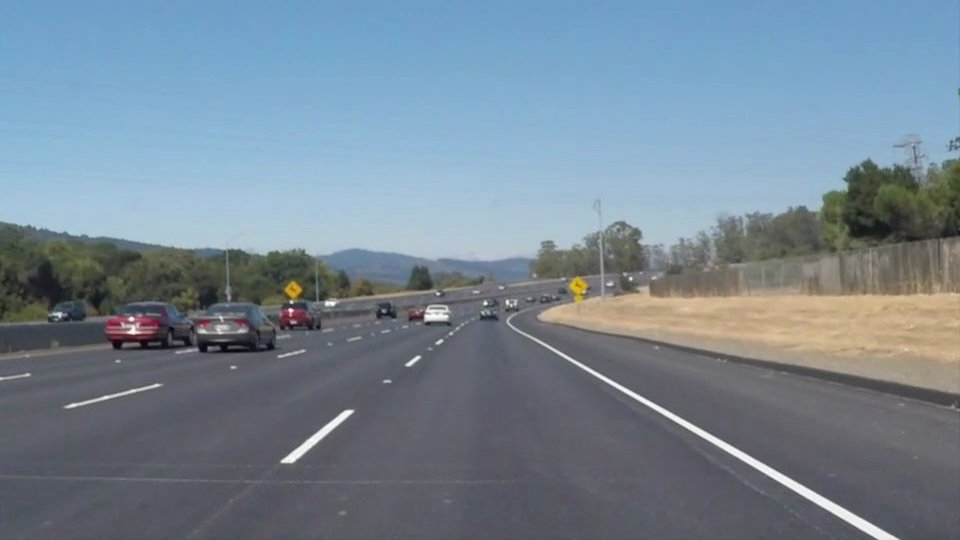
#> input picture deprecated/test_images/solidWhiteCurve.jpg, 960 x 540 px, found by its file name
$ jupyter execute lane-detection-boilerplate.ipynb
#> lines starting #> are read from the running program, lines starting #| are printed output that depends on the picture; after the words box and inside, x2 and y2 are one past the last pixel; in counts of white or black regions, pixels touching at a corner belong together
[cell 1]
import matplotlib.pyplot as plt
import cv2
import numpy as np

[cell 2]
image = cv2.imread('test_images/solidWhiteCurve.jpg')
#> image is the input picture: shape (540, 960, 3); mean B, G, R 148.1, 134.5, 118.5
print('This image is:', type(image), 'with dimension:', image.shape)
#| This image is: <class 'numpy.ndarray'> with dimension: (540, 960, 3)
plt.figure(figsize = (10, 10))
plt.subplot(1, 2, 1)
plt.imshow(cv2.cvtColor(image, cv2.COLOR_BGR2RGB))
plt.subplot(1, 2, 2)
plt.imshow(cv2.cvtColor(image, cv2.COLOR_BGR2GRAY), cmap = 'gray')
plt.show()
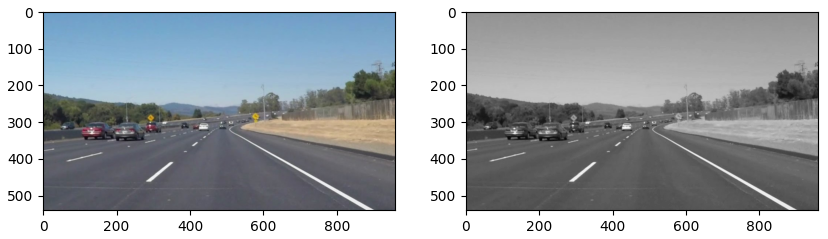
#> figure drawn by matplotlib, 2 panels

[cell 3]
import math

def grayscale(img):
    return cv2.cvtColor(img, cv2.COLOR_BGR2GRAY)
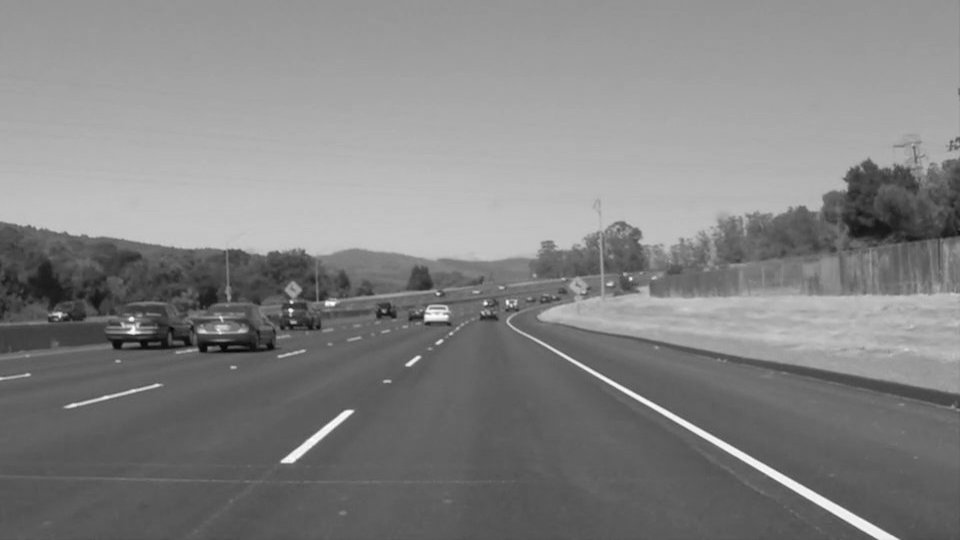
#> returned value: shape (540, 960); min 5, max 255, mean 131.2

def canny(img, low_threshold, high_threshold):
#> called with low_threshold = 100, high_threshold = 150
    return cv2.Canny(img, low_threshold, high_threshold)
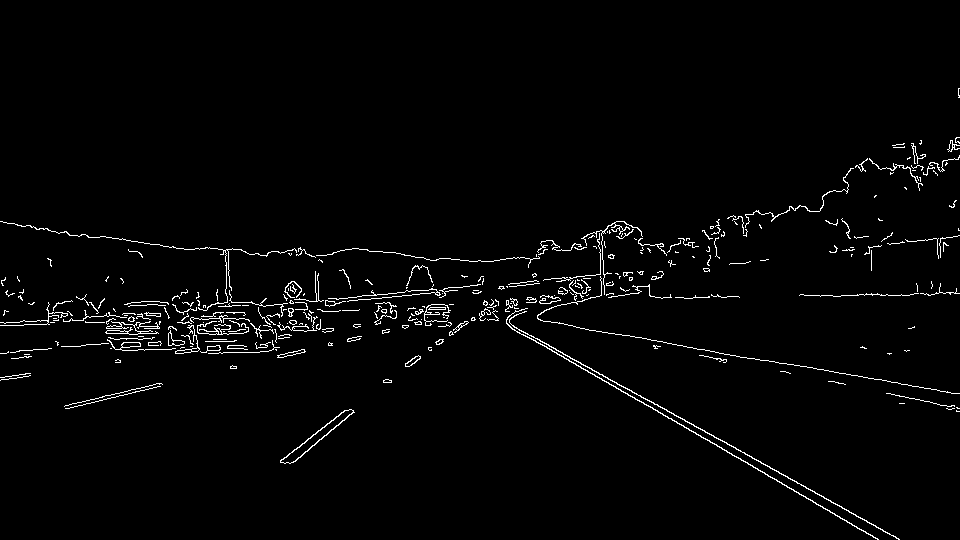
#> returned value: shape (540, 960); 2.1% white in thin lines or dots, all inside (x1, y1, x2, y2) = (0, 88, 960, 540)

def gaussian_blur(img, kernel_size):
#> called with kernel_size = 5
    return cv2.GaussianBlur(img, (kernel_size, kernel_size), 0)
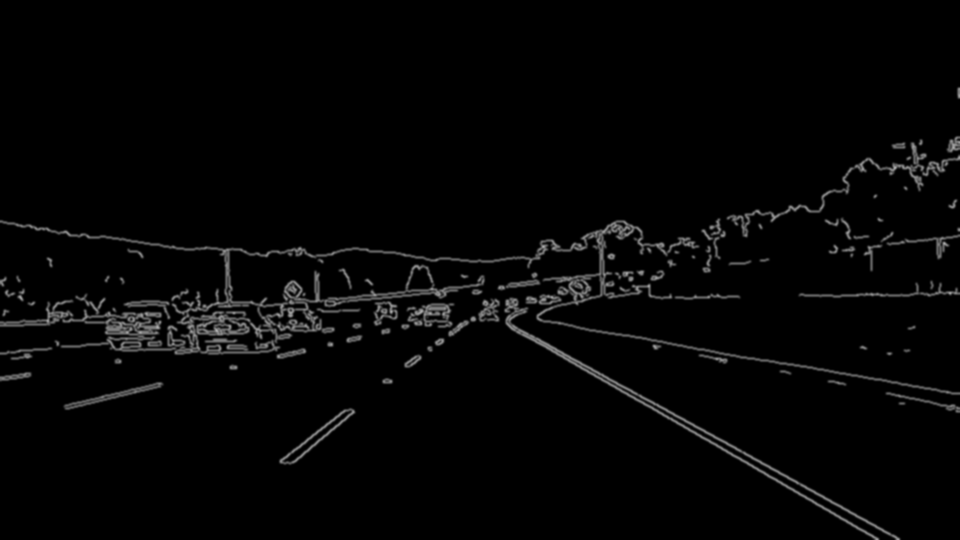
#> returned value: shape (540, 960); min 0, max 174, mean 5.3

def region_of_interest(img, vertices):
    mask = np.zeros_like(img)
    if len(img.shape) > 2:
        channel_count = img.shape[2]
        ignore_mask_color = (255,) * channel_count
    else:
        ignore_mask_color = 255
    cv2.fillPoly(mask, vertices, ignore_mask_color)
    masked_image = cv2.bitwise_and(img, mask)
    return masked_image

[cell 4]
plt.figure(figsize = (15, 10))

plt.subplot(2, 2, 1)
plt.imshow(grayscale(image), cmap = 'gray')
plt.title('grayscale')

plt.subplot(2, 2, 2)
plt.imshow(canny(image, 100, 150))
plt.title('canny edge detection')

plt.subplot(2, 2, 3)
plt.imshow(gaussian_blur(canny(image, 100, 150), 5))
plt.title('gaussian blur k=5')

plt.subplot(2, 2, 4)
plt.imshow(gaussian_blur(canny(image, 100, 150), 7))
plt.title('gaussian blur k=7')

plt.show()

[cell 5]
blurred = gaussian_blur(canny(image, 100, 150), 7)

[cell 6]
rows, cols = image.shape[:2]
#> rows = 540; cols = 960
bottom_left  = [int(cols*0.05), int(rows*0.95)]
#> bottom_left = [48, 513]
top_left     = [int(cols*0.35), int(rows*0.65)]
#> top_left = [336, 351]
bottom_right = [int(cols*0.95), int(rows*0.95)]
#> bottom_right = [912, 513]
top_right    = [int(cols*0.65), int(rows*0.65)]
#> top_right = [624, 351]
vertices = np.array([[bottom_left, top_left, top_right, bottom_right]], dtype=np.int32)

[cell 7]
copied = np.copy(blurred)
cv2.line(copied,tuple(bottom_left),tuple(bottom_right), (255, 0, 0), 5)
cv2.line(copied,tuple(bottom_right),tuple(top_right), (255, 0, 0), 5)
cv2.line(copied,tuple(top_left),tuple(bottom_left), (255, 0, 0), 5)
cv2.line(copied,tuple(top_left),tuple(top_right), (255, 0, 0), 5)
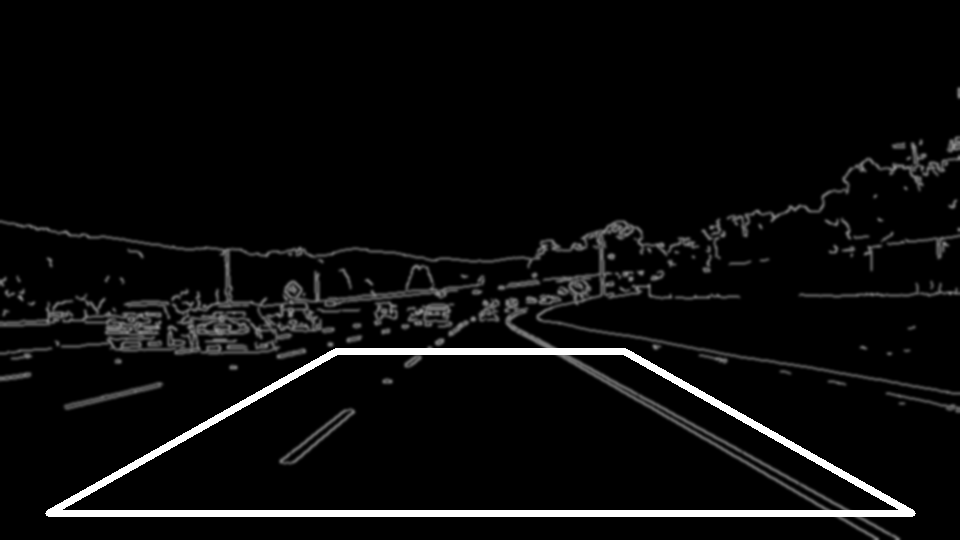
#> copied: shape (540, 960); min 0, max 255, mean 11.5
plt.imshow(copied)
plt.show()

[cell 8]
copied = np.copy(blurred)
plt.imshow(region_of_interest(copied,vertices))
#> in region_of_interest, `cv2.fillPoly(mask, vertices, ignore_mask_color)`:
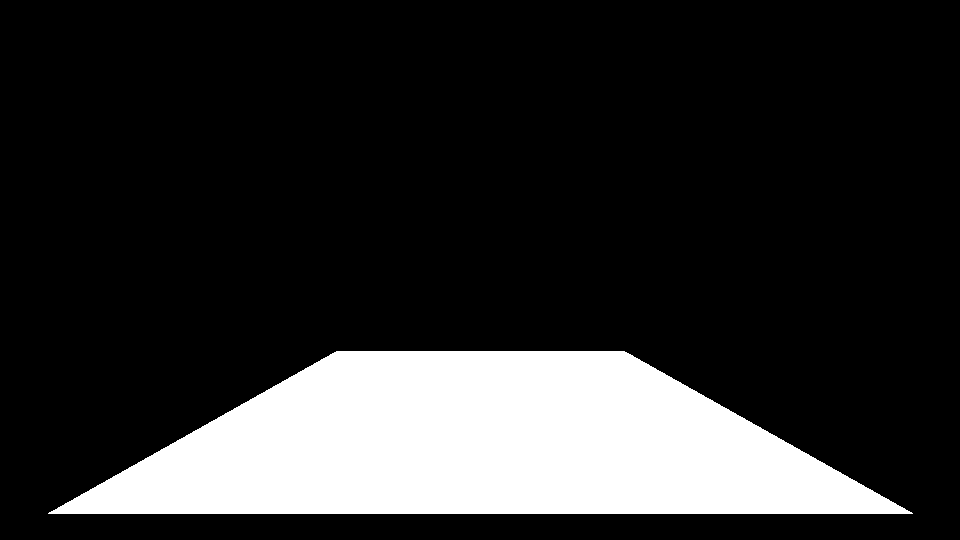
#> mask: shape (540, 960); 18.2% white; 1 white region, box (x1, y1, x2, y2) and area: (48, 351, 913, 514) 94177
#> in region_of_interest, `masked_image = cv2.bitwise_and(img, mask)`:
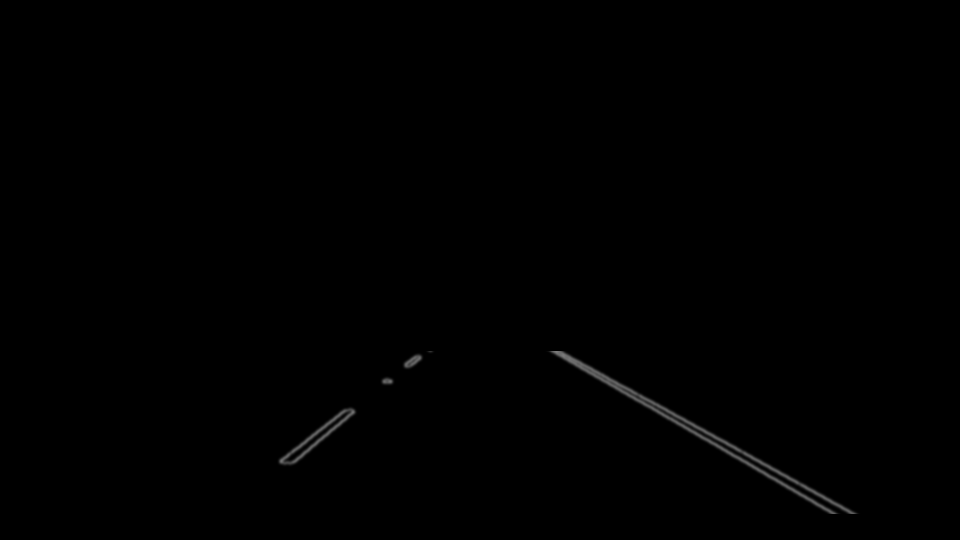
#> masked_image: shape (540, 960); min 0, max 122, mean 0.6
plt.show()

[cell 9]
interested = region_of_interest(copied,vertices)
plt.figure(figsize = (15, 10))
plt.subplot(1,2,1)
where_left = np.where(interested[:,:interested.shape[1]//2] > 80)
#> where_left = 381 positions, rows 356 to 462, columns 280 to 420
plt.imshow(interested)
plt.scatter(where_left[1],where_left[0])
plt.subplot(1,2,2)
where_right = np.where(interested[:,interested.shape[1]//2:] > 80)
#> where_right = 1190 positions, rows 351 to 513, columns 72 to 373
plt.imshow(interested)
plt.scatter(where_right[1]+interested.shape[1]//2,where_right[0])
plt.show()
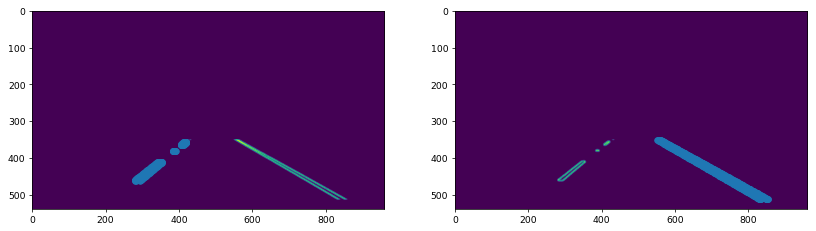
#> figure drawn by matplotlib, 2 panels

$ run again, with deprecated/test_images/solidWhiteRight.jpg copied over deprecated/test_images/solidWhiteCurve.jpg
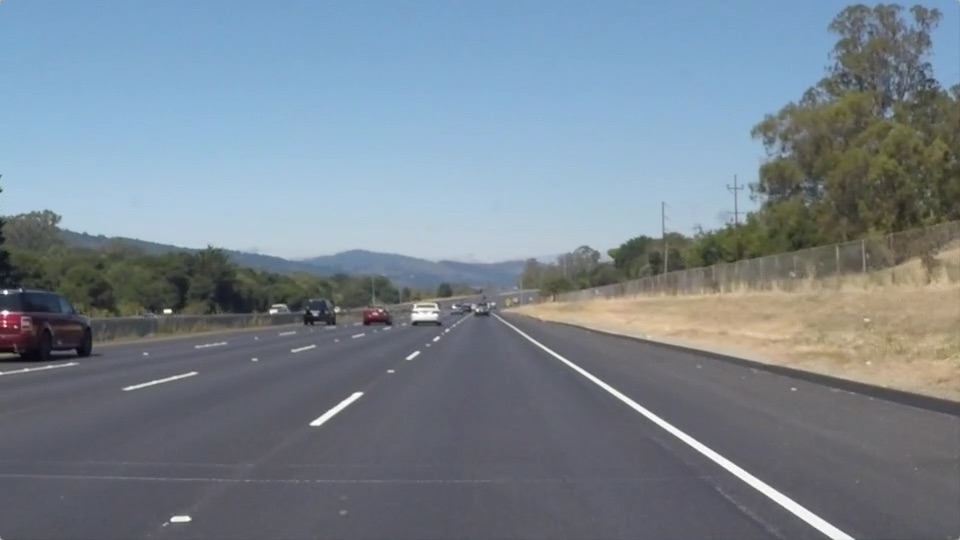
#> input picture deprecated/test_images/solidWhiteRight.jpg, 960 x 540 px, found by its file name
#> image is the input picture: shape (540, 960, 3); mean B, G, R 143.7, 132.6, 120.3
#| This image is: <class 'numpy.ndarray'> with dimension: (540, 960, 3)
#> in canny, `return cv2.Canny(img, low_threshold, high_threshold)`:
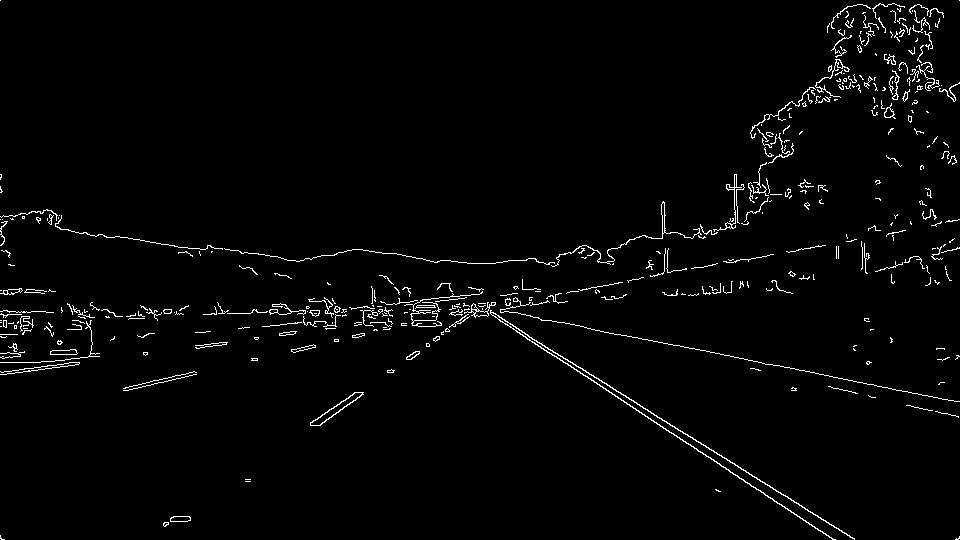
#> returned value: shape (540, 960); 2.1% white in thin lines or dots
#> mask: shape (540, 960); 18.2% white; 1 white region, box (x1, y1, x2, y2) and area: (48, 351, 913, 514) 94177
#> where_left = 314 positions, rows 351 to 481, columns 246 to 419
#> where_right = 1180 positions, rows 351 to 513, columns 65 to 334
#> `plt.show()`:
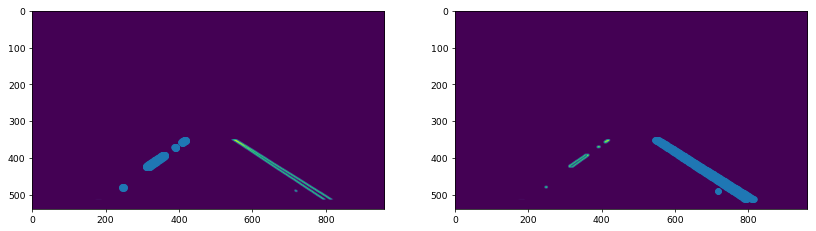
#> figure drawn by matplotlib, 2 panels

$ run again, with deprecated/test_images/solidYellowCurve.jpg copied over deprecated/test_images/solidWhiteCurve.jpg
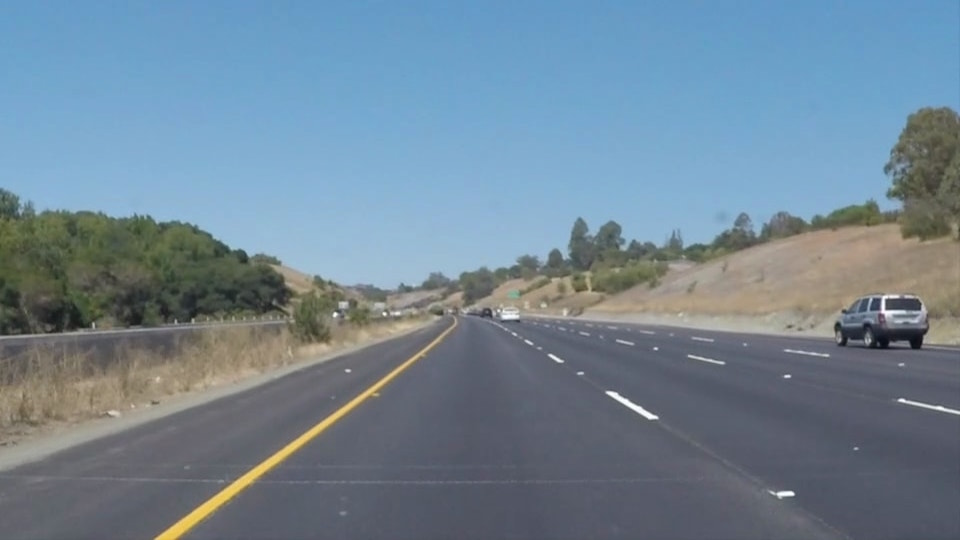
#> input picture deprecated/test_images/solidYellowCurve.jpg, 960 x 540 px, found by its file name
#> image is the input picture: shape (540, 960, 3); mean B, G, R 149, 133.4, 113
#| This image is: <class 'numpy.ndarray'> with dimension: (540, 960, 3)
#> in canny, `return cv2.Canny(img, low_threshold, high_threshold)`:
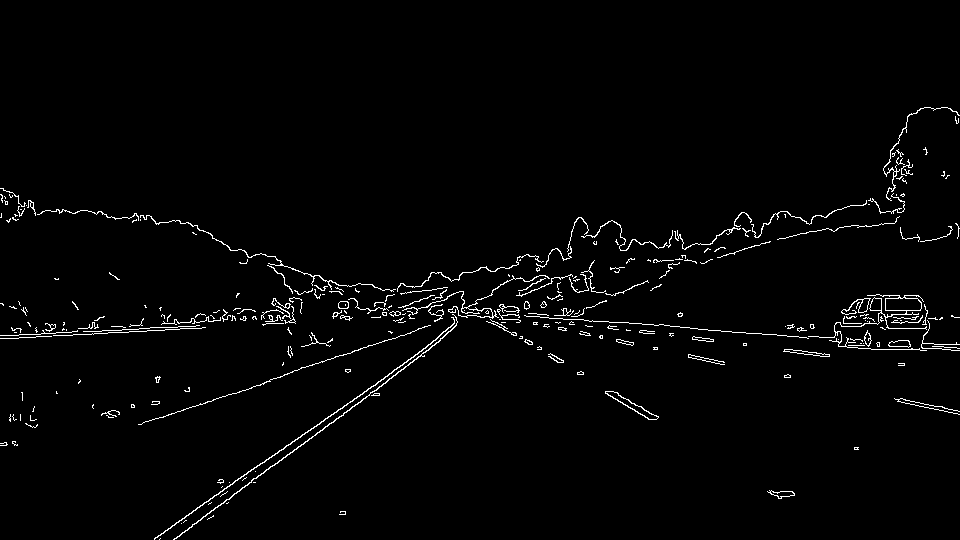
#> returned value: shape (540, 960); 1.9% white in thin lines or dots, all inside (x1, y1, x2, y2) = (0, 107, 960, 540)
#> mask: shape (540, 960); 18.2% white; 1 white region, box (x1, y1, x2, y2) and area: (48, 351, 913, 514) 94177
#> where_left = 1196 positions, rows 351 to 513, columns 189 to 427
#> where_right = 319 positions, rows 354 to 498, columns 69 to 314
#> `plt.show()`:
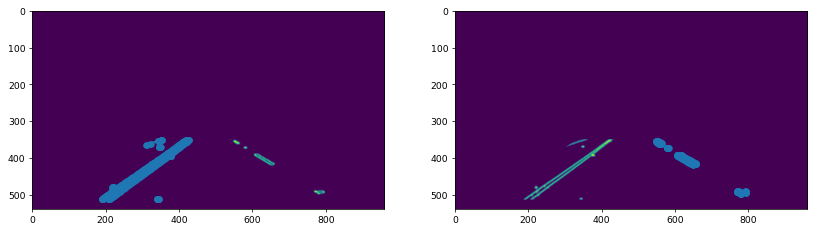
#> figure drawn by matplotlib, 2 panels
